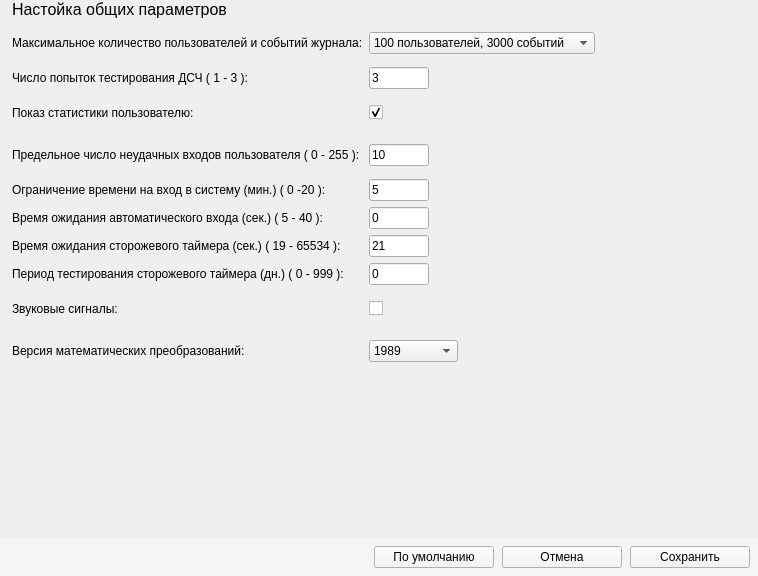
<?xml version="1.0" encoding="UTF-8"?>
<ui version="4.0">
 <class>CommonParmsPanel</class>
 <widget class="QWidget" name="CommonParmsPanel">
  <property name="geometry">
   <rect>
    <x>0</x>
    <y>0</y>
    <width>758</width>
    <height>576</height>
   </rect>
  </property>
  <property name="focusPolicy">
   <enum>Qt::StrongFocus</enum>
  </property>
  <property name="windowTitle">
   <string>Form</string>
  </property>
  <property name="styleSheet">
   <string notr="true"/>
  </property>
  <layout class="QVBoxLayout" name="verticalLayout">
   <property name="leftMargin">
    <number>0</number>
   </property>
   <property name="topMargin">
    <number>0</number>
   </property>
   <property name="rightMargin">
    <number>0</number>
   </property>
   <property name="bottomMargin">
    <number>0</number>
   </property>
   <item>
    <widget class="QLabel" name="label">
     <property name="font">
      <font>
       <pointsize>12</pointsize>
      </font>
     </property>
     <property name="styleSheet">
      <string notr="true">margin-left: 8px;</string>
     </property>
     <property name="text">
      <string>Настойка общих параметров</string>
     </property>
     <property name="margin">
      <number>0</number>
     </property>
    </widget>
   </item>
   <item>
    <layout class="QHBoxLayout" name="horizontalLayout_2">
     <property name="leftMargin">
      <number>12</number>
     </property>
     <item>
      <layout class="QGridLayout" name="gridLayout">
       <property name="sizeConstraint">
        <enum>QLayout::SetDefaultConstraint</enum>
       </property>
       <property name="leftMargin">
        <number>0</number>
       </property>
       <property name="topMargin">
        <number>0</number>
       </property>
       <item row="8" column="2">
        <widget class="QLineEdit" name="timer_testing_period_line_edit">
         <property name="sizePolicy">
          <sizepolicy hsizetype="Fixed" vsizetype="Fixed">
           <horstretch>0</horstretch>
           <verstretch>0</verstretch>
          </sizepolicy>
         </property>
         <property name="maximumSize">
          <size>
           <width>60</width>
           <height>16777215</height>
          </size>
         </property>
         <property name="text">
          <string>0</string>
         </property>
         <property name="maxLength">
          <number>3</number>
         </property>
        </widget>
       </item>
       <item row="3" column="2">
        <widget class="Toggle" name="show_stats_check_box">
         <property name="sizePolicy">
          <sizepolicy hsizetype="Maximum" vsizetype="Maximum">
           <horstretch>0</horstretch>
           <verstretch>0</verstretch>
          </sizepolicy>
         </property>
         <property name="text">
          <string/>
         </property>
         <property name="checked">
          <bool>true</bool>
         </property>
        </widget>
       </item>
       <item row="11" column="0">
        <widget class="QLabel" name="alrorithm_label">
         <property name="minimumSize">
          <size>
           <width>0</width>
           <height>36</height>
          </size>
         </property>
         <property name="text">
          <string>Версия математических преобразований:</string>
         </property>
        </widget>
       </item>
       <item row="5" column="0">
        <widget class="QLabel" name="time_limit_label">
         <property name="text">
          <string>Ограничение времени на вход в систему (мин.) ( 0 -20 ):</string>
         </property>
        </widget>
       </item>
       <item row="2" column="0">
        <widget class="QLabel" name="rnd_testing_attempt_label">
         <property name="text">
          <string>Число попыток тестирования ДСЧ ( 1 - 3 ):</string>
         </property>
        </widget>
       </item>
       <item row="0" column="2">
        <widget class="QComboBox" name="max_records_combo_box">
         <property name="sizePolicy">
          <sizepolicy hsizetype="Preferred" vsizetype="Fixed">
           <horstretch>0</horstretch>
           <verstretch>0</verstretch>
          </sizepolicy>
         </property>
         <item>
          <property name="text">
           <string>100 пользователей, 3000 событий</string>
          </property>
         </item>
         <item>
          <property name="text">
           <string>200 пользователей, 2000 событий</string>
          </property>
         </item>
         <item>
          <property name="text">
           <string>300 пользователей, 1000 событий</string>
          </property>
         </item>
        </widget>
       </item>
       <item row="7" column="0">
        <widget class="QLabel" name="wait_timer_label">
         <property name="text">
          <string>Время ожидания сторожевого таймера (сек.) ( 19 - 65534 ):</string>
         </property>
        </widget>
       </item>
       <item row="9" column="2">
        <widget class="Toggle" name="sound_signals_check_box">
         <property name="sizePolicy">
          <sizepolicy hsizetype="Maximum" vsizetype="Maximum">
           <horstretch>0</horstretch>
           <verstretch>0</verstretch>
          </sizepolicy>
         </property>
         <property name="text">
          <string/>
         </property>
        </widget>
       </item>
       <item row="8" column="0">
        <widget class="QLabel" name="timer_testing_period_label">
         <property name="text">
          <string>Период тестирования сторожевого таймера (дн.) ( 0 - 999 ):</string>
         </property>
        </widget>
       </item>
       <item row="6" column="2">
        <widget class="QLineEdit" name="autologon_time_line_edit">
         <property name="sizePolicy">
          <sizepolicy hsizetype="Fixed" vsizetype="Fixed">
           <horstretch>0</horstretch>
           <verstretch>0</verstretch>
          </sizepolicy>
         </property>
         <property name="maximumSize">
          <size>
           <width>60</width>
           <height>16777215</height>
          </size>
         </property>
         <property name="text">
          <string>0</string>
         </property>
         <property name="maxLength">
          <number>2</number>
         </property>
        </widget>
       </item>
       <item row="0" column="0">
        <widget class="QLabel" name="max_records_label">
         <property name="minimumSize">
          <size>
           <width>0</width>
           <height>36</height>
          </size>
         </property>
         <property name="text">
          <string>Максимальное количество пользователей и событий журнала:</string>
         </property>
        </widget>
       </item>
       <item row="2" column="2">
        <widget class="QLineEdit" name="rnd_testing_attempt_line_edit">
         <property name="sizePolicy">
          <sizepolicy hsizetype="Fixed" vsizetype="Fixed">
           <horstretch>0</horstretch>
           <verstretch>0</verstretch>
          </sizepolicy>
         </property>
         <property name="maximumSize">
          <size>
           <width>60</width>
           <height>16777215</height>
          </size>
         </property>
         <property name="text">
          <string>3</string>
         </property>
         <property name="maxLength">
          <number>1</number>
         </property>
        </widget>
       </item>
       <item row="5" column="2">
        <widget class="QLineEdit" name="time_limit_line_edit">
         <property name="sizePolicy">
          <sizepolicy hsizetype="Fixed" vsizetype="Fixed">
           <horstretch>0</horstretch>
           <verstretch>0</verstretch>
          </sizepolicy>
         </property>
         <property name="maximumSize">
          <size>
           <width>60</width>
           <height>16777215</height>
          </size>
         </property>
         <property name="text">
          <string>5</string>
         </property>
         <property name="maxLength">
          <number>2</number>
         </property>
        </widget>
       </item>
       <item row="7" column="2">
        <widget class="QLineEdit" name="wait_timer_line_edit">
         <property name="sizePolicy">
          <sizepolicy hsizetype="Fixed" vsizetype="Fixed">
           <horstretch>0</horstretch>
           <verstretch>0</verstretch>
          </sizepolicy>
         </property>
         <property name="maximumSize">
          <size>
           <width>60</width>
           <height>16777215</height>
          </size>
         </property>
         <property name="text">
          <string>21</string>
         </property>
         <property name="maxLength">
          <number>5</number>
         </property>
        </widget>
       </item>
       <item row="4" column="0">
        <widget class="QLabel" name="max_failed_logons_label">
         <property name="minimumSize">
          <size>
           <width>0</width>
           <height>36</height>
          </size>
         </property>
         <property name="text">
          <string>Предельное число неудачных входов пользователя ( 0 - 255 ):</string>
         </property>
        </widget>
       </item>
       <item row="4" column="2">
        <widget class="QLineEdit" name="max_failed_logons_line_edit">
         <property name="sizePolicy">
          <sizepolicy hsizetype="Fixed" vsizetype="Fixed">
           <horstretch>0</horstretch>
           <verstretch>0</verstretch>
          </sizepolicy>
         </property>
         <property name="maximumSize">
          <size>
           <width>60</width>
           <height>16777215</height>
          </size>
         </property>
         <property name="text">
          <string>10</string>
         </property>
         <property name="maxLength">
          <number>3</number>
         </property>
        </widget>
       </item>
       <item row="6" column="0">
        <widget class="QLabel" name="autologon_time_label">
         <property name="text">
          <string>Время ожидания автоматического входа (сек.) ( 5 - 40 ):</string>
         </property>
        </widget>
       </item>
       <item row="9" column="0">
        <widget class="QLabel" name="sound_signals_check_label">
         <property name="minimumSize">
          <size>
           <width>0</width>
           <height>36</height>
          </size>
         </property>
         <property name="text">
          <string>Звуковые сигналы:</string>
         </property>
        </widget>
       </item>
       <item row="3" column="0">
        <widget class="QLabel" name="show_stats_label">
         <property name="minimumSize">
          <size>
           <width>0</width>
           <height>36</height>
          </size>
         </property>
         <property name="text">
          <string>Показ статистики пользователю:</string>
         </property>
        </widget>
       </item>
       <item row="11" column="2">
        <layout class="QHBoxLayout" name="horizontalLayout_3">
         <item>
          <widget class="QComboBox" name="alrorithm_combo_box">
           <item>
            <property name="text">
             <string>1989</string>
            </property>
           </item>
           <item>
            <property name="text">
             <string>2015/2018</string>
            </property>
           </item>
          </widget>
         </item>
         <item>
          <spacer name="horizontal_spacer_3">
           <property name="orientation">
            <enum>Qt::Horizontal</enum>
           </property>
           <property name="sizeHint" stdset="0">
            <size>
             <width>40</width>
             <height>20</height>
            </size>
           </property>
          </spacer>
         </item>
        </layout>
       </item>
      </layout>
     </item>
     <item>
      <spacer name="horizontal_spacer_2">
       <property name="orientation">
        <enum>Qt::Horizontal</enum>
       </property>
       <property name="sizeHint" stdset="0">
        <size>
         <width>40</width>
         <height>20</height>
        </size>
       </property>
      </spacer>
     </item>
    </layout>
   </item>
   <item>
    <spacer name="vertical_spacer">
     <property name="orientation">
      <enum>Qt::Vertical</enum>
     </property>
     <property name="sizeHint" stdset="0">
      <size>
       <width>20</width>
       <height>114</height>
      </size>
     </property>
    </spacer>
   </item>
   <item>
    <widget class="QWidget" name="widget" native="true">
     <property name="styleSheet">
      <string notr="true">background-color: #f5f5f5;</string>
     </property>
     <layout class="QHBoxLayout" name="horizontalLayout">
      <property name="spacing">
       <number>8</number>
      </property>
      <property name="leftMargin">
       <number>0</number>
      </property>
      <property name="topMargin">
       <number>8</number>
      </property>
      <property name="rightMargin">
       <number>8</number>
      </property>
      <property name="bottomMargin">
       <number>8</number>
      </property>
      <item>
       <spacer name="horizontal_spacer_1">
        <property name="orientation">
         <enum>Qt::Horizontal</enum>
        </property>
        <property name="sizeHint" stdset="0">
         <size>
          <width>40</width>
          <height>20</height>
         </size>
        </property>
       </spacer>
      </item>
      <item>
       <widget class="QPushButton" name="default_push_button">
        <property name="minimumSize">
         <size>
          <width>120</width>
          <height>0</height>
         </size>
        </property>
        <property name="text">
         <string>По умолчанию</string>
        </property>
       </widget>
      </item>
      <item>
       <widget class="QPushButton" name="cancel_push_button">
        <property name="minimumSize">
         <size>
          <width>120</width>
          <height>0</height>
         </size>
        </property>
        <property name="text">
         <string>Отмена</string>
        </property>
       </widget>
      </item>
      <item>
       <widget class="QPushButton" name="save_push_button">
        <property name="minimumSize">
         <size>
          <width>120</width>
          <height>0</height>
         </size>
        </property>
        <property name="text">
         <string>Сохранить</string>
        </property>
        <property name="autoDefault">
         <bool>false</bool>
        </property>
       </widget>
      </item>
     </layout>
    </widget>
   </item>
  </layout>
 </widget>
 <customwidgets>
  <customwidget>
   <class>Toggle</class>
   <extends>QCheckBox</extends>
   <header>toggle</header>
  </customwidget>
 </customwidgets>
 <tabstops>
  <tabstop>default_push_button</tabstop>
  <tabstop>cancel_push_button</tabstop>
  <tabstop>save_push_button</tabstop>
  <tabstop>max_records_combo_box</tabstop>
  <tabstop>rnd_testing_attempt_line_edit</tabstop>
  <tabstop>show_stats_check_box</tabstop>
  <tabstop>max_failed_logons_line_edit</tabstop>
  <tabstop>time_limit_line_edit</tabstop>
  <tabstop>autologon_time_line_edit</tabstop>
  <tabstop>wait_timer_line_edit</tabstop>
  <tabstop>timer_testing_period_line_edit</tabstop>
  <tabstop>sound_signals_check_box</tabstop>
  <tabstop>alrorithm_combo_box</tabstop>
 </tabstops>
 <resources/>
 <connections/>
</ui>
